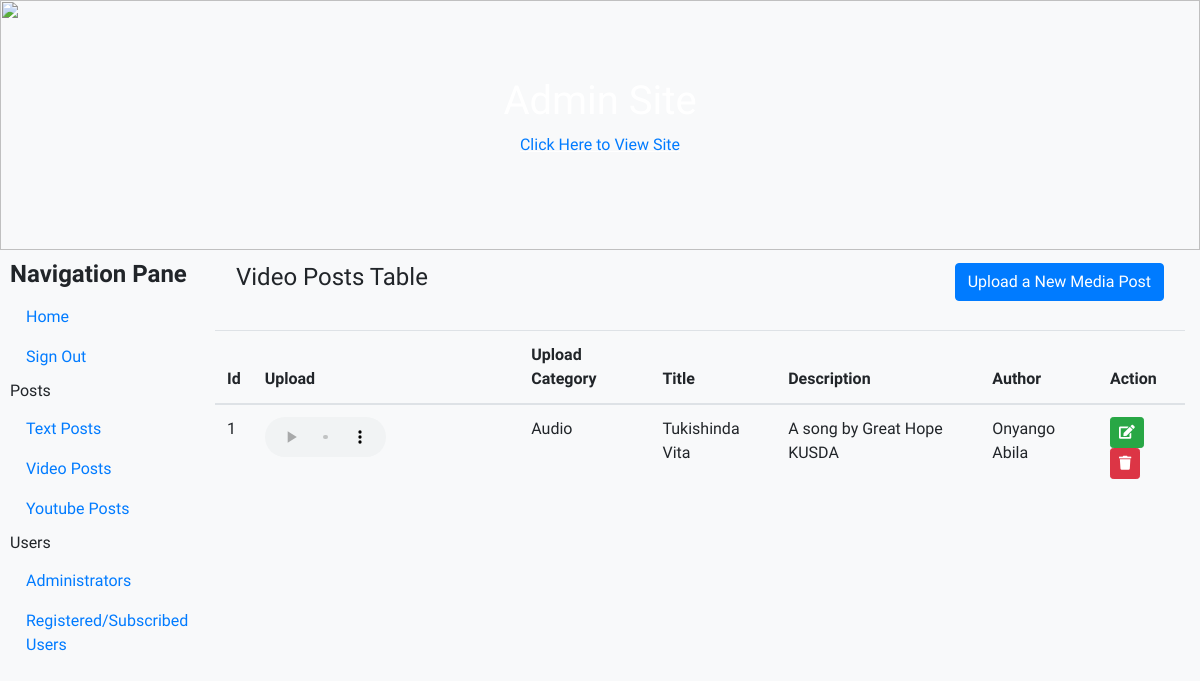
/video_post-admin (signed in), run on an earlier commit of the app's database.
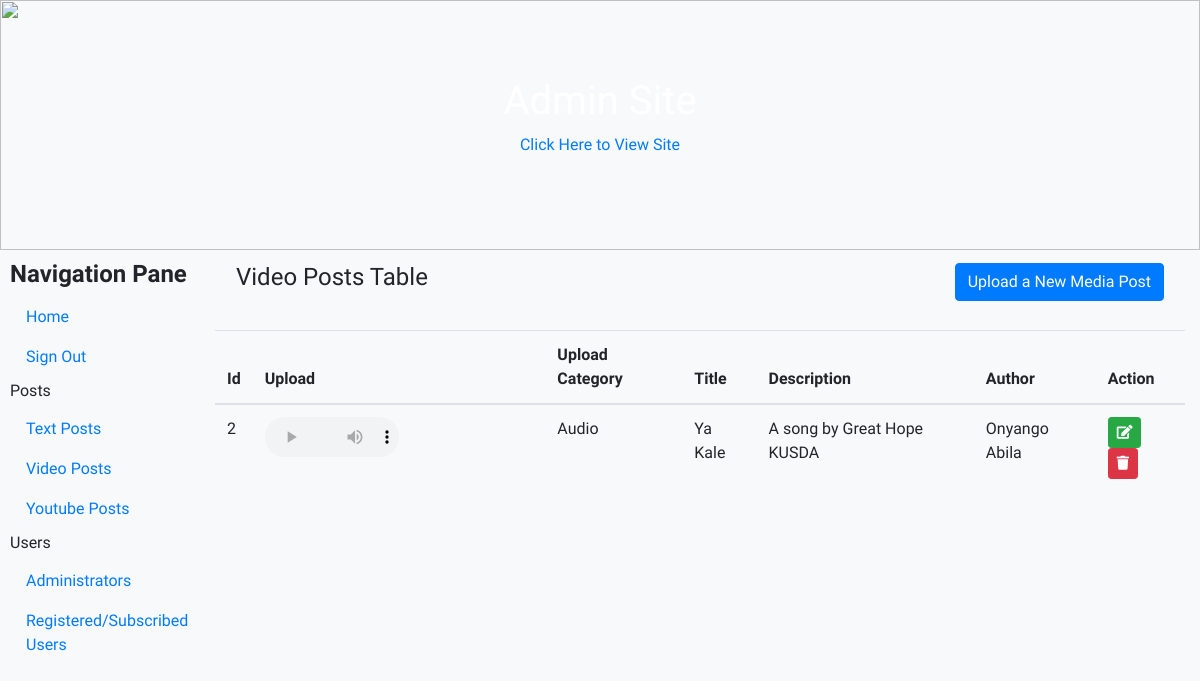
And on a later commit of the database.
### appBlogd/models.py (models this page shows, shortened)
class VideoPost(models.Model):
    upload = models.FileField()
    upload_category = models.CharField(choices=upload_post, default='unknown', max_length=50)
    category = models.CharField(choices=category, default='unknown', max_length=100)
    title = models.CharField(max_length=50)
    description = models.CharField(max_length=200)
    author = models.CharField(max_length=40)
    story = models.TextField()
    date = models.DateField(auto_now_add=True)

### appBlogd/views.py (the view)
# urls.py: path('video_post-admin', views.video_post_admin, name='video_post_admin'),
@login_required(login_url='appBlogd:admin_login')
def video_post_admin(request):
    post = VideoPost.objects.order_by('id')
    context = {
        'post': post,
    }
    return render(request, 'appBlogd/admin/video_post_admin.html', context)

### appBlogd/templates/appBlogd/admin/video_post_admin.html (shortened to what this page needs)
{% extends 'appBlogd/admin/base_admin.html' %}
{% block content %}
<div class="alert" role="alert" style="width: 100%;">
    <div class="row">
        <div class="col-sm-6">
            <h4 class="alert-heading" style="font-family: BenchNine;">Video Posts Table</h4>
        </div>
        <div class="col-sm-6" style="text-align: right;">
            <a class="btn btn-primary" style="display: inline-block; font-family: Jura;" href="{% url 'appBlogd:video_post_form' %}">Upload a New Media Post</a>
        </div>
    </div>
</div>
<div class="row">
    <div class="col-sm-12">
        <table class="table" style="Font-family: Dosis;">
          <thead>
            <tr>
              <th>Id</th>
              <th>Upload</th>
              <th>Upload Category</th>
              <th>Title</th>
              <th>Description</th>
              <th>Author</th>
              <th>Action</th>
            </tr>
          </thead>
          <tbody>
          {% if post %}
            {% for post in post %}
            <tr>
              <td>{{post.id}}</td>
              <td>
                {% if post.upload_category == "video" %}
                <video style="max-width: 50%; height: 40px;" controls>
                    <source src="{{post.upload.url}}" type="video/mp4">
                </video>
                {% else %}
                <audio style="max-width: 50%; height: 40px;" controls>
                    <source src="{{post.upload.url}}" >
                </audio>
                {% endif %}
              </td>
              <td>{{post.upload_category}}</td>
              <td>{{post.title}}</td>
              <td>{{post.description}}</td>
              <td>{{post.author}}</td>
              <td>
                <a href="{% url 'appBlogd:update_video_post' post.id %}" class="btn btn-success btn-sm">
                    <i class="fas fa-edit"></i>
                </a>
                <a href="{% url 'appBlogd:delete_video_post' post.id %}" class="btn btn-danger btn-sm"
                   onclick='return confirm("Are you sure you want to delete {{post.title}}?")'>
                    <i class="fas fa-trash"></i>
                </a>
              </td>
            </tr>
          </tbody>
            {% endfor %}
          {% endif %}
        </table>
    </div>
</div>
{% endblock %}

What changed in the data, as far as the page shows it:
removed VideoPost: id "1", upload_category "Audio", title "Tukishinda Vita", description "A song by Great Hope KUSDA", author "Onyango Abila"
added VideoPost: id "2", upload_category "Audio", title "Ya Kale", description "A song by Great Hope KUSDA", author "Onyango Abila"
